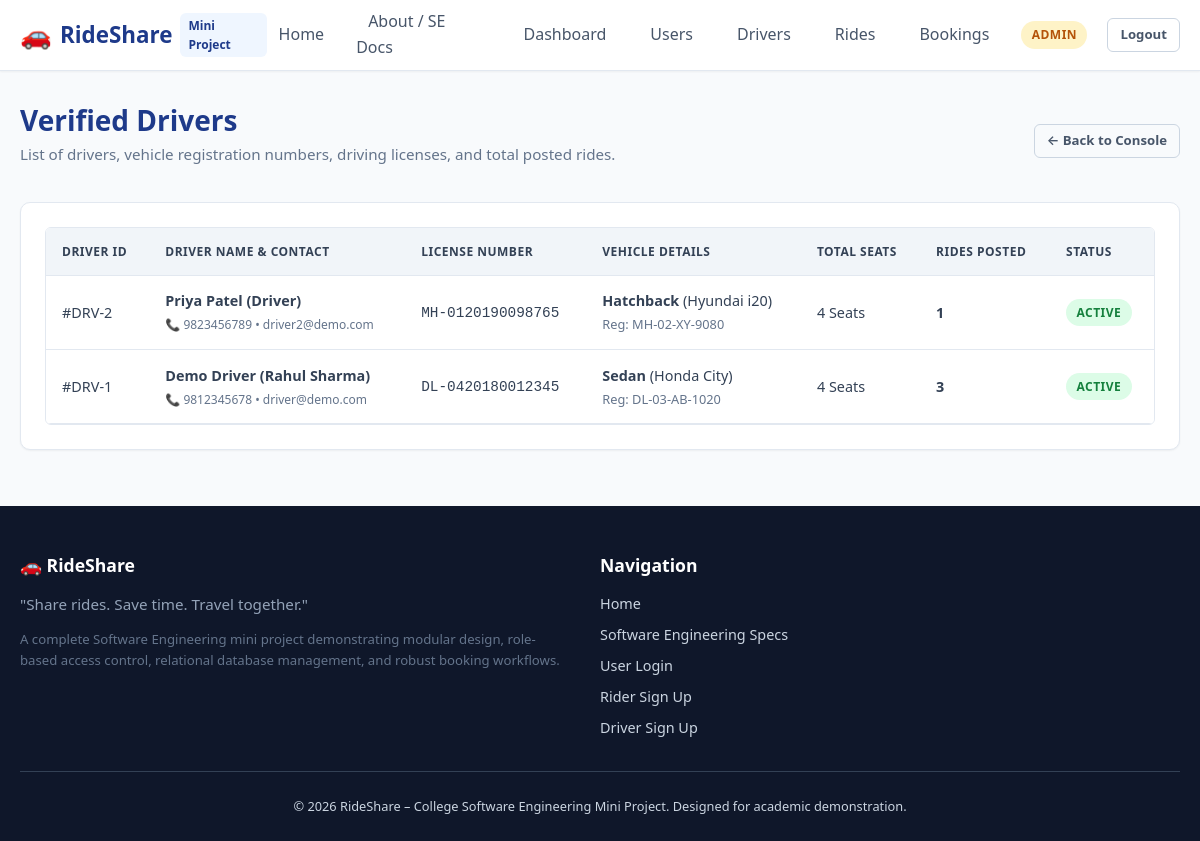
The app's page /admin/drivers (signed in) with its own data.
### tables this page shows
CREATE TABLE drivers (
    id INTEGER PRIMARY KEY AUTOINCREMENT,
    user_id INTEGER NOT NULL UNIQUE,
    license_number TEXT NOT NULL UNIQUE,
    vehicle_type TEXT NOT NULL,
    vehicle_model TEXT NOT NULL,
    vehicle_number TEXT NOT NULL UNIQUE,
    total_seats INTEGER NOT NULL CHECK(total_seats > 0),
    created_at TIMESTAMP DEFAULT CURRENT_TIMESTAMP,
    FOREIGN KEY (user_id) REFERENCES users(id) ON DELETE CASCADE
);

CREATE TABLE users (
    id INTEGER PRIMARY KEY AUTOINCREMENT,
    name TEXT NOT NULL,
    email TEXT NOT NULL UNIQUE,
    phone TEXT NOT NULL,
    password_hash TEXT NOT NULL,
    role TEXT NOT NULL CHECK(role IN ('rider', 'driver', 'admin')),
    status TEXT NOT NULL DEFAULT 'active' CHECK(status IN ('active', 'inactive')),
    created_at TIMESTAMP DEFAULT CURRENT_TIMESTAMP
);

### routes/admin_routes.py (the view)
@admin_bp.route('/drivers')
@role_required('admin')
def drivers():
    drivers_list = Driver.get_all()
    return render_template('admin/drivers.html', drivers=drivers_list)

### database/db.py (called while the page is built)
def get_db():
    if 'db' not in g:
        db_path = current_app.config.get('DATABASE_PATH')
        os.makedirs(os.path.dirname(db_path), exist_ok=True)
        g.db = sqlite3.connect(db_path)
        g.db.row_factory = sqlite3.Row
        g.db.execute("PRAGMA foreign_keys = ON;")
    return g.db

### models/driver.py (called while the page is built)
    @staticmethod
    def get_all():
        db = get_db()
        cursor = db.cursor()
        cursor.execute("""
            SELECT d.*, u.name, u.email, u.phone, u.status as account_status,
                   (SELECT COUNT(*) FROM rides r WHERE r.driver_id = d.id) as total_rides
            FROM drivers d
            JOIN users u ON d.user_id = u.id
            ORDER BY d.created_at DESC
        """)
        return cursor.fetchall()

### templates/admin/drivers.html (shortened to what this page needs)
{% extends "base.html" %}
{% block content %}
<div class="card-header" style="border: none; padding: 0; margin-bottom: 1.5rem;">
    <div>
        <h2 style="color: var(--primary); margin: 0;">Verified Drivers</h2>
        <p style="color: var(--gray-600); font-size: 0.95rem; margin-top: 0.25rem;">
            List of drivers, vehicle registration numbers, driving licenses, and total posted rides.
        </p>
    </div>
    <a href="{{ url_for('admin.dashboard') }}" class="btn btn-outline btn-sm">← Back to Console</a>
</div>
<div class="card">
    <div class="table-responsive">
        <table class="table">
            <thead>
                <tr>
                    <th>Driver ID</th>
                    <th>Driver Name & Contact</th>
                    <th>License Number</th>
                    <th>Vehicle Details</th>
                    <th>Total Seats</th>
                    <th>Rides Posted</th>
                    <th>Status</th>
                </tr>
            </thead>
            <tbody>
                {% for d in drivers %}
                    <tr>
                        <td>#DRV-{{ d['id'] }}</td>
                        <td>
                            <strong>{{ d['name'] }}</strong><br>
                            <small style="color: var(--gray-600);">📞 {{ d['phone'] }} • {{ d['email'] }}</small>
                        </td>
                        <td><code>{{ d['license_number'] }}</code></td>
                        <td>
                            <strong>{{ d['vehicle_type'] }}</strong> ({{ d['vehicle_model'] }})<br>
                            <span style="font-size: 0.8rem; color: var(--gray-600);">Reg: {{ d['vehicle_number'] }}</span>
                        </td>
                        <td>{{ d['total_seats'] }} Seats</td>
                        <td><strong>{{ d['total_rides'] }}</strong></td>
                        <td><span class="badge badge-{{ d['account_status'] }}">{{ d['account_status'] }}</span></td>
                    </tr>
                {% endfor %}
            </tbody>
        </table>
    </div>
</div>
{% endblock %}

### static/css/style.css (style rules this page uses)
:root { --primary: #1e3a8a; --primary-hover: #1e40af; --primary-light: #eff6ff; --secondary: #0d9488; --secondary-hover: #0f766e; --accent: #f59e0b; --dark: #0f172a; --gray-900: #1e293b; --gray-800: #334155; --gray-700: #475569; --gray-600: #64748b; --gray-500: #94a3b8; --gray-400: #cbd5e1; --gray-200: #e2e8f0; --gray-100: #f1f5f9; --gray-50: #f8fafc; --white: #ffffff; --success: #10b981; --success-bg: #ecfdf5; --warning: #f59e0b; --warning-bg: #fffbeb; --danger: #ef4444; --danger-bg: #fef2f2; --info: #3b82f6; --info-bg: #eff6ff; --font-family: 'Segoe UI', system-ui, -apple-system, BlinkMacSystemFont, Roboto, sans-serif; --shadow-sm: 0 1px 2px 0 rgba(0, 0, 0, 0.05); --shadow-md: 0 4px 6px -1px rgba(0, 0, 0, 0.1), 0 2px 4px -2px rgba(0, 0, 0, 0.1); --shadow-lg: 0 10px 15px -3px rgba(0, 0, 0, 0.1), 0 4px 6px -4px rgba(0, 0, 0, 0.1); --radius-sm: 6px; --radius-md: 10px; --radius-lg: 16px; --radius-full: 9999px; --transition: all 0.2s ease-in-out; }
* { box-sizing: border-box; margin: 0; padding: 0; }
body { font-family: var(--font-family); background-color: var(--gray-50); color: var(--gray-800); line-height: 1.6; min-height: 100vh; display: flex; flex-direction: column; }
h1, h2, h3, h4, h5, h6 { color: var(--dark); font-weight: 700; line-height: 1.25; }
h2 { font-size: 1.75rem; }
a { color: var(--primary); text-decoration: none; transition: var(--transition); }
p { margin-bottom: 0.75rem; }
.btn { display: inline-flex; align-items: center; justify-content: center; gap: 0.4rem; padding: 0.6rem 1.25rem; font-size: 0.95rem; font-weight: 600; border-radius: var(--radius-sm); border: 1px solid transparent; cursor: pointer; transition: var(--transition); text-decoration: none; }
.btn-outline { background-color: transparent; border-color: var(--gray-400); color: var(--gray-700); }
.btn-sm { padding: 0.35rem 0.75rem; font-size: 0.825rem; }
.card { background: var(--white); border-radius: var(--radius-md); border: 1px solid var(--gray-200); box-shadow: var(--shadow-sm); padding: 1.5rem; margin-bottom: 1.5rem; transition: var(--transition); }
.card-header { display: flex; justify-content: space-between; align-items: center; border-bottom: 1px solid var(--gray-200); padding-bottom: 0.85rem; margin-bottom: 1.25rem; }
.badge { display: inline-block; padding: 0.25rem 0.65rem; font-size: 0.75rem; font-weight: 700; border-radius: var(--radius-full); text-transform: uppercase; letter-spacing: 0.5px; }
.badge-active { background: #dcfce7; color: #15803d; }
.table-responsive { width: 100%; overflow-x: auto; border-radius: var(--radius-sm); border: 1px solid var(--gray-200); }
.table { width: 100%; border-collapse: collapse; background: var(--white); font-size: 0.9rem; }
.table th, .table td { padding: 0.85rem 1rem; text-align: left; border-bottom: 1px solid var(--gray-200); }
.table th { background: var(--gray-100); font-weight: 700; color: var(--gray-800); text-transform: uppercase; font-size: 0.75rem; letter-spacing: 0.5px; }

### records on screen
drivers: id "2", name "Priya Patel (Driver)", phone "9823456789", email "driver2@demo.com", license_number "MH-0120190098765", vehicle_type "Hatchback", vehicle_model "Hyundai i20", vehicle_number "MH-02-XY-9080", total_seats "4", total_rides "1", account_status "ACTIVE"
drivers: id "1", name "Demo Driver (Rahul Sharma)", phone "9812345678", email "driver@demo.com", license_number "DL-0420180012345", vehicle_type "Sedan", vehicle_model "Honda City", vehicle_number "DL-03-AB-1020", total_seats "4", total_rides "3", account_status "ACTIVE"

### other values on screen
{{ session.get('role') }} "ADMIN"
